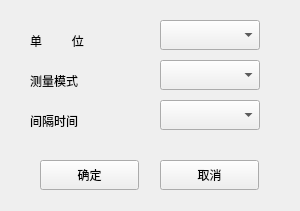
<?xml version="1.0" encoding="UTF-8"?>
<ui version="4.0">
 <class>Form_Set_nibp</class>
 <widget class="QWidget" name="Form_Set_nibp">
  <property name="geometry">
   <rect>
    <x>0</x>
    <y>0</y>
    <width>300</width>
    <height>211</height>
   </rect>
  </property>
  <property name="windowTitle">
   <string>无创血压设置</string>
  </property>
  <widget class="QPushButton" name="pushButton">
   <property name="geometry">
    <rect>
     <x>40</x>
     <y>160</y>
     <width>99</width>
     <height>30</height>
    </rect>
   </property>
   <property name="text">
    <string>确定</string>
   </property>
  </widget>
  <widget class="QPushButton" name="pushButton_2">
   <property name="geometry">
    <rect>
     <x>160</x>
     <y>160</y>
     <width>99</width>
     <height>30</height>
    </rect>
   </property>
   <property name="text">
    <string>取消</string>
   </property>
  </widget>
  <widget class="QComboBox" name="comboBox">
   <property name="geometry">
    <rect>
     <x>160</x>
     <y>20</y>
     <width>100</width>
     <height>30</height>
    </rect>
   </property>
   <property name="maxVisibleItems">
    <number>2</number>
   </property>
  </widget>
  <widget class="QLabel" name="label">
   <property name="geometry">
    <rect>
     <x>30</x>
     <y>30</y>
     <width>71</width>
     <height>21</height>
    </rect>
   </property>
   <property name="text">
    <string>单         位</string>
   </property>
  </widget>
  <widget class="QComboBox" name="comboBox_4">
   <property name="geometry">
    <rect>
     <x>160</x>
     <y>60</y>
     <width>100</width>
     <height>30</height>
    </rect>
   </property>
   <property name="maxVisibleItems">
    <number>3</number>
   </property>
  </widget>
  <widget class="QLabel" name="label_4">
   <property name="geometry">
    <rect>
     <x>30</x>
     <y>70</y>
     <width>71</width>
     <height>21</height>
    </rect>
   </property>
   <property name="text">
    <string>测量模式</string>
   </property>
  </widget>
  <widget class="QComboBox" name="comboBox_6">
   <property name="geometry">
    <rect>
     <x>160</x>
     <y>100</y>
     <width>100</width>
     <height>30</height>
    </rect>
   </property>
   <property name="maxVisibleItems">
    <number>14</number>
   </property>
  </widget>
  <widget class="QLabel" name="label_7">
   <property name="geometry">
    <rect>
     <x>30</x>
     <y>110</y>
     <width>71</width>
     <height>21</height>
    </rect>
   </property>
   <property name="text">
    <string>间隔时间</string>
   </property>
  </widget>
 </widget>
 <resources/>
 <connections/>
</ui>
